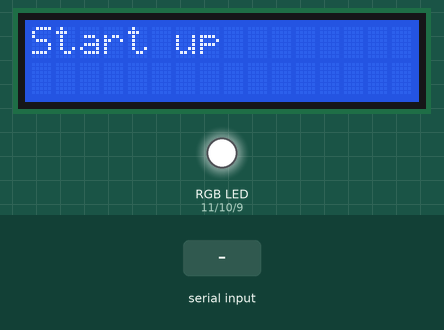
Simulated run of this sketch. Board: Arduino Uno, built with avr-gcc and run on an emulated ATmega328P. Shown: 16×2 character LCD, an RGB LED mixed from three pins (HIGH = lit). Inputs (shaded band) come from the test bench.

Above: at 1.2 s.
1.3 s: "G" received over Serial
At 1.6 s:
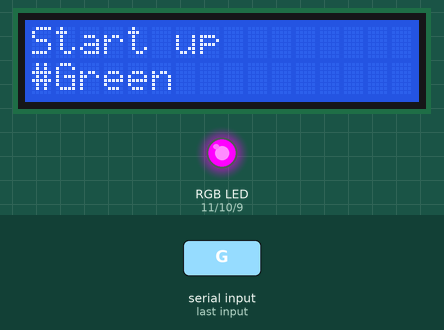
2.8 s: byte 66 ('B') received over Serial
At 4.0 s:
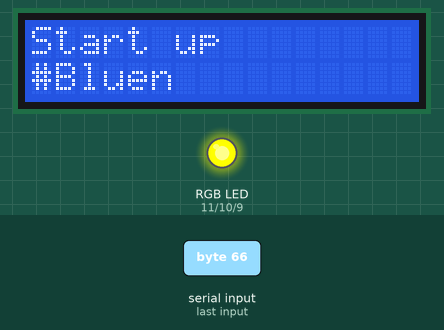
4.3 s: "R90\n" received over Serial
At 5.1 s:
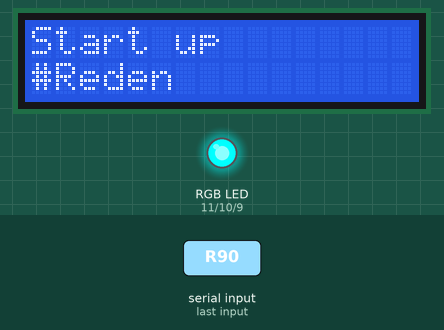
5.8 s: "U90\n" received over Serial
At 6.3 s:
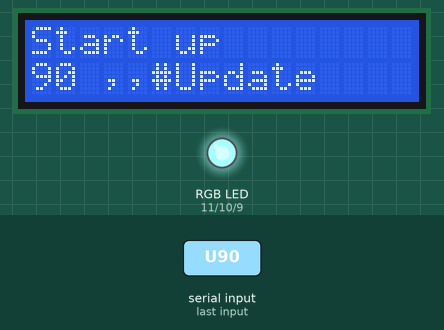
7.3 s: byte 66 ('B') received over Serial
At 8.5 s:
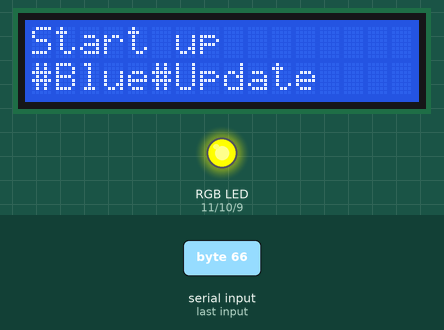
8.8 s: "U,45\n" received over Serial
At 9.8 s:
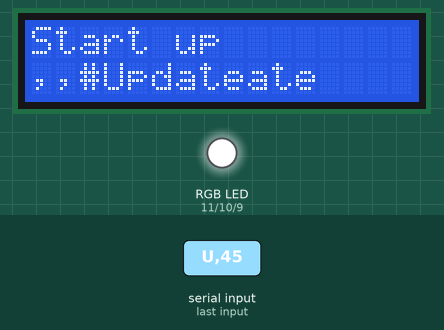
Timing chart, 0 to 11.3 s (numbered marks = the images above; inputs shaded):
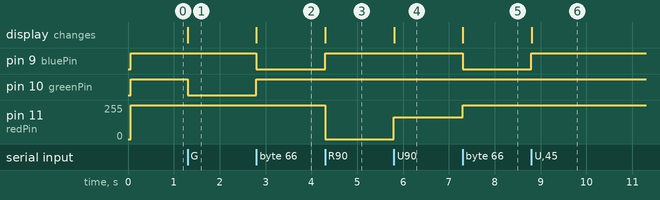

Measured:
- after the input at 1.3 s, pin 10 (greenPin): HIGH → LOW at once; the display: changes at once (image 1)
- after the input at 2.8 s, pin 9 (bluePin): HIGH → LOW at once; pin 10 (greenPin): LOW → HIGH at once; the display: changes at once (image 2)
- after the input at 4.3 s, pin 9 (bluePin): LOW → HIGH at once; pin 11 (redPin): 255/255 → 0/255 at once; the display: changes at once (image 3)
- after the input at 5.8 s, pin 11 (redPin): 0/255 → 165/255 at once; the display: changes at once (image 4)
- after the input at 7.3 s, pin 9 (bluePin): HIGH → LOW at once; pin 11 (redPin): 165/255 → 255/255 at once; the display: changes at once (image 5)
- after the input at 8.8 s, pin 9 (bluePin): LOW → HIGH at once; the display: changes at once (image 6)

The sketch:

ArduinoNodeJS.ino
```cpp
#include <LiquidCrystal.h>

//The three leads of RGB LED
int redPin = 11;
int greenPin = 10;
int bluePin= 9;
LiquidCrystal lcd(12, 8, 5, 4, 3, 2);

String serialDataIn;
String data[3];
int counter;
char inbyte;
// the setup routine runs once when you press reset:
void setup()  {
  Serial.begin(9600);
  counter =0;
  serialDataIn = String("");
  pinMode(redPin, OUTPUT);
  pinMode(greenPin, OUTPUT);
  pinMode(bluePin, OUTPUT);
  lcd.begin(16, 2);
  lcd.print("Start up");
  setColor(0,0,0);
}
//Function that easily sets the RGB LED to the correct color
void setColor(int red, int green, int blue) {
  red = 255 - red;
  green = 255 - green;
  blue = 255 - blue;
  analogWrite(redPin, red);
  analogWrite(greenPin, green);
  analogWrite(bluePin, blue);
}
void loop() {
  // Recieve data from Node and write it to a String
  if(Serial.available()){
    inbyte = (char)Serial.read();
    if(inbyte == '@'){
            serialDataIn = String("@");
            boolean stillname = true;
            lcd.setCursor(0,0);
            while(stillname){
              inbyte = (char)Serial.read();
               if(inbyte == '*'){
                 stillname = false;
                 lcd.print(String(serialDataIn));
                 serialDataIn = String("");
               }else if(( inbyte >= 'a' && inbyte<= 'z') || inbyte=='_' || (inbyte >= 'A' && inbyte<='Z') || (inbyte >= '0' && inbyte <='9')){
                 serialDataIn += inbyte;
               }
            }

        }else{
        serialDataIn += inbyte;
        if (inbyte == ','){  // Handle delimiter
            data[counter] = String(serialDataIn);
            serialDataIn = String("");
            counter = counter + 1;
        }
        if(inbyte ==  'U'){  // U for update
            data[counter] = String(serialDataIn);
            clearString();
            String red = data[0].substring(0,data[0].length() - 1);
            String green = data[1].substring(0,data[1].length() - 1);
            String blue = data[2].substring(0,data[2].length() - 1);
            int redVal = red.toInt();
            int greenVal = green.toInt();
            int blueVal = blue.toInt();
            setColor(redVal, greenVal, blueVal);
            lcd.setCursor(0,1);
            lcd.print(red + "," + green + "," + blue + "#Update");
          }
          if(inbyte == 'C') {//C for clear
            lcd.clear();
          }
         if(inbyte == 'D'){ //D for Delay
           String delayTime = String(serialDataIn);
           delay(delayTime.toInt());
           clearString();
         }
         if(inbyte == 'O'){  //O for off
          setColor(0,0,0);
          clearString();
         }
         if((char)inbyte == 'R'){  //R for red
          setColor(255,0,0);
          clearString();
          lcd.setCursor(0,1);
          lcd.print("#Red");
         }
        if(inbyte == 'G'){  //G for green
          setColor(0,255,0);
          clearString();
          lcd.setCursor(0,1);
          lcd.print("#Green");
         }
        if(inbyte == 'B'){  //B for blue
          setColor(0,0,255);
          clearString();
          lcd.setCursor(0,1);
          lcd.print("#Blue");
         }
        }
     delay(50);
  }
}
void clearString(){
  serialDataIn = String("");
  counter = 0;
}
```
